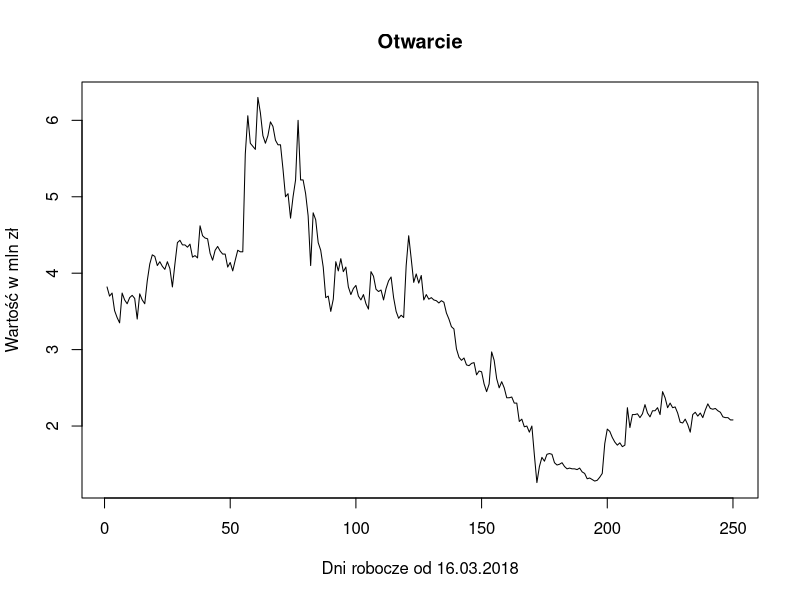
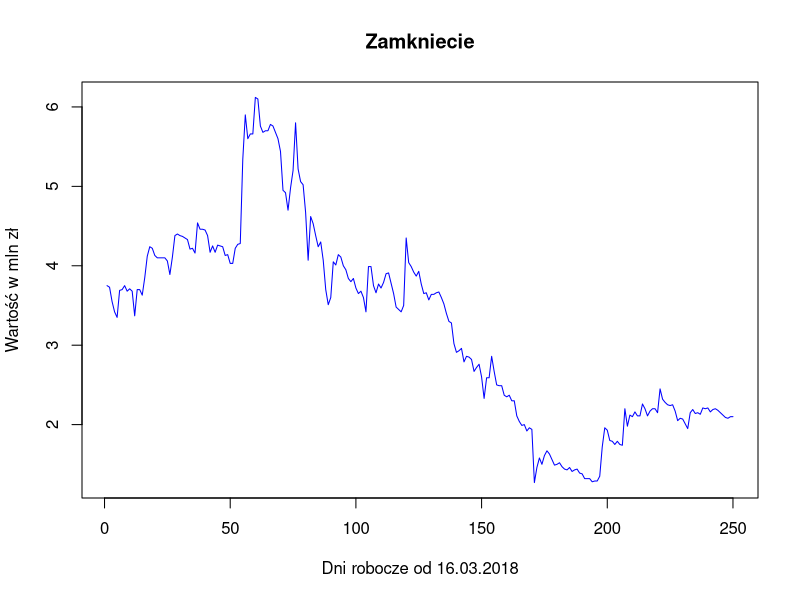
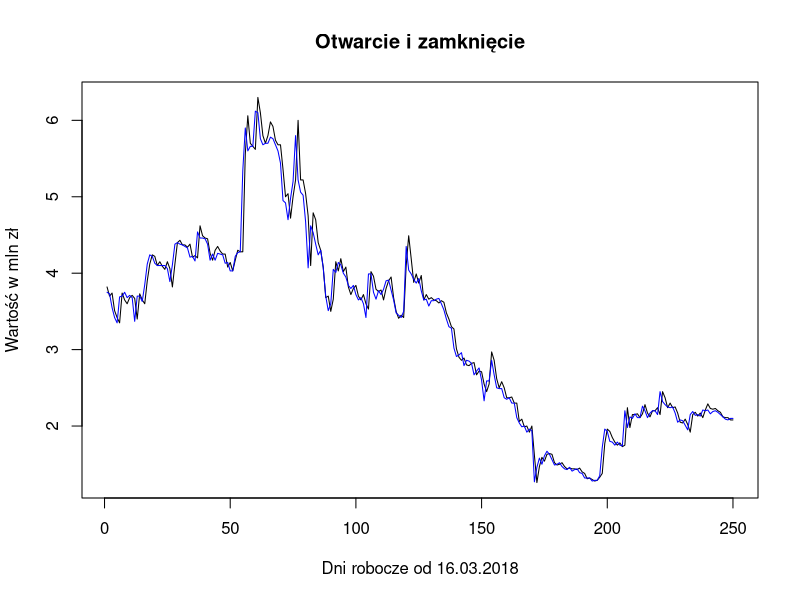
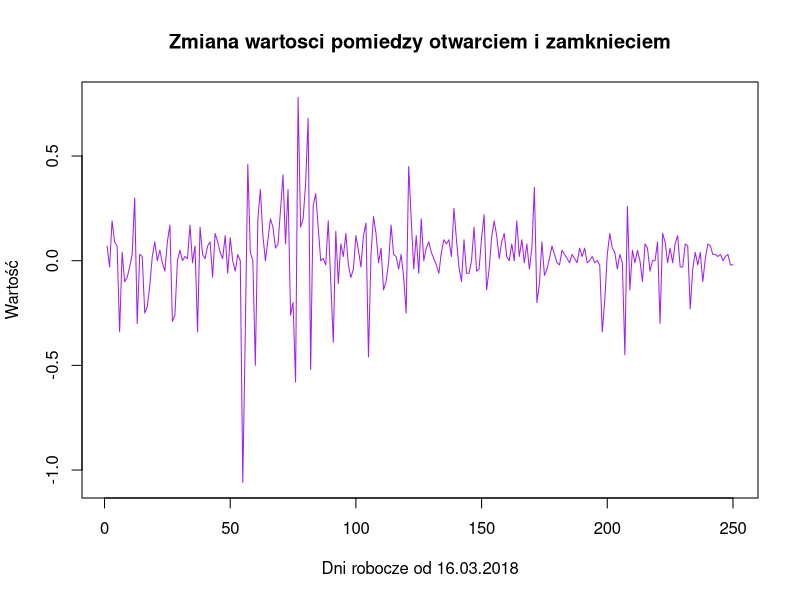
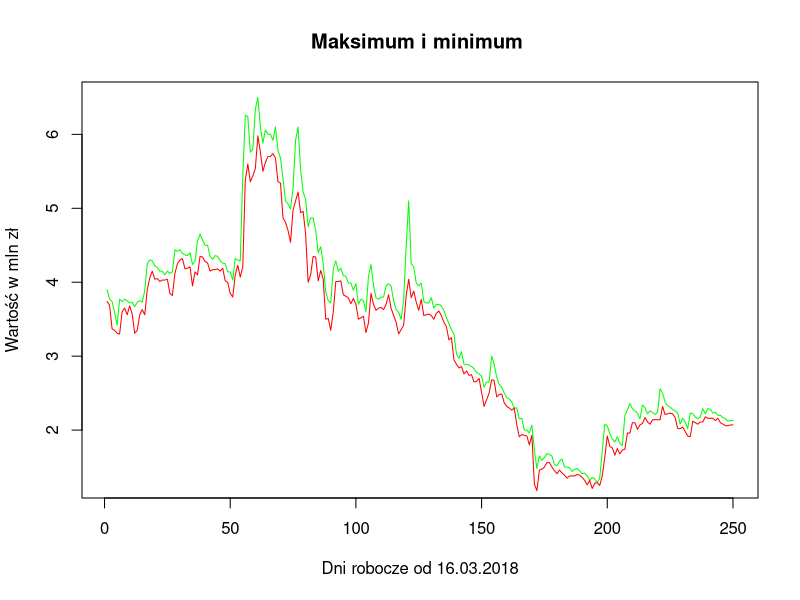
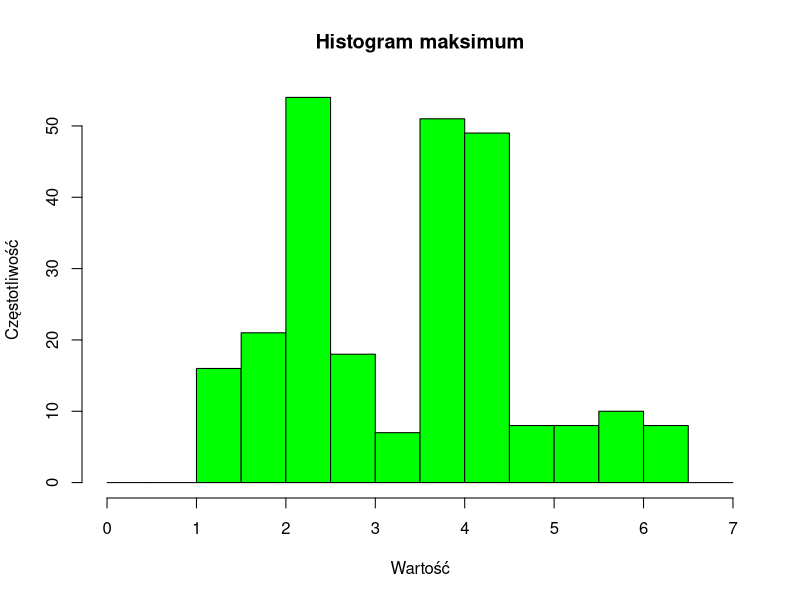
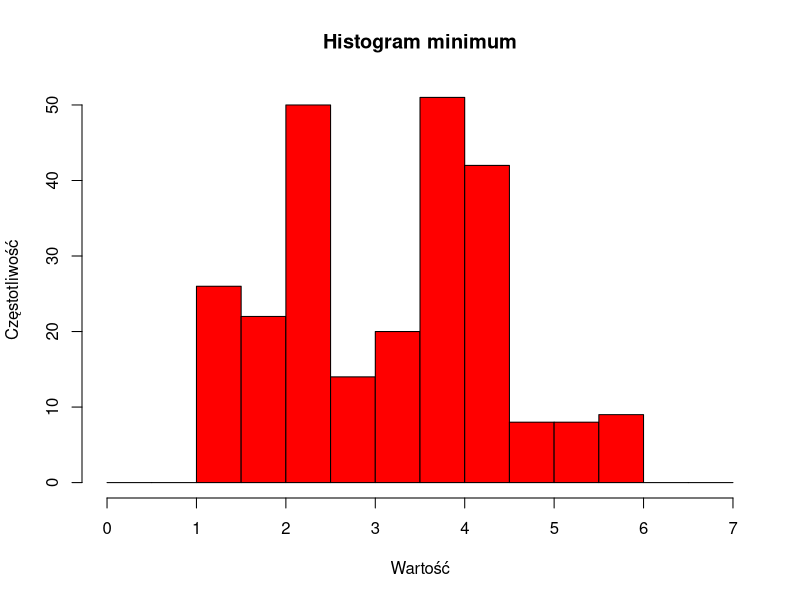
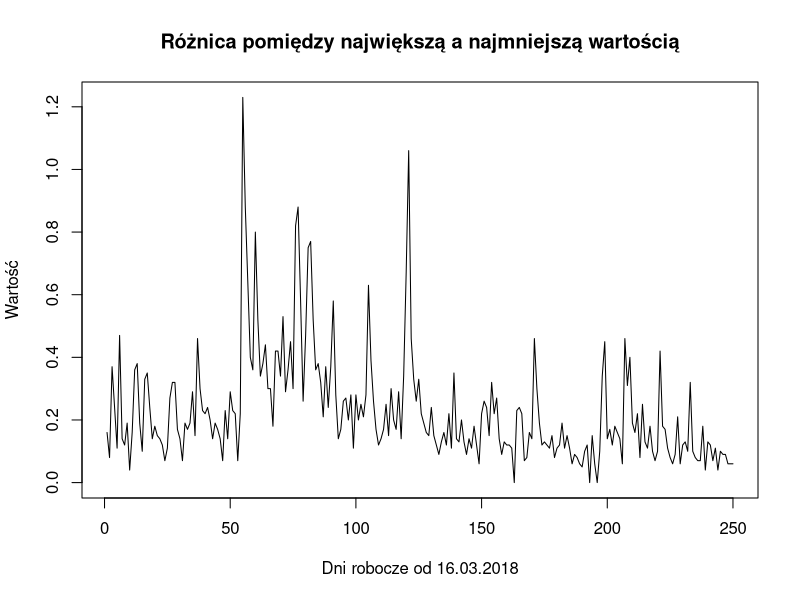

Write R code to recreate these figures, in order.
## ---- chunk 1
knitr::opts_chunk$set(echo = TRUE)
## ---- chunk 2
dgpw1 <- read.csv("GPW-VividGamesSA-dane.csv", col.names =c("Data","Otwarcie","Zamkniecie","Max","Min","Obrot_mln_zl","Zmiana_proc."))
head(dgpw1)
## ---- chunk 3
dgpw<-dgpw1[,2:5]
head(dgpw)
## ---- chunk 4
summary(dgpw)
## ---- chunk 5
x=250:1
  
wykres_otw=plot(x,dgpw$Otwarcie, type ="l", main="Otwarcie", xlab="Dni robocze od 16.03.2018", ylab="Wartość w mln zł")
plot(x,dgpw$Zamkniecie, type ="l",   main="Zamkniecie", xlab="Dni robocze od 16.03.2018", ylab="Wartość w mln zł", col="blue")
## ---- chunk 6
plot(x,dgpw$Otwarcie, type ="l", main="Otwarcie i zamknięcie", xlab="Dni robocze od 16.03.2018", ylab="Wartość w mln zł")
lines(x,dgpw$Zamkniecie, type ="l",  col="blue")
## ---- chunk 7
i=1
otw=dgpw$Otwarcie
zam=dgpw$Zamkniecie
zmiana=rep(0,250)
for(i in 1:250){
  zmiana[i]=otw[i]-zam[i]
}
plot(x,zmiana, type="l", main="Zmiana wartosci pomiedzy otwarciem i zamknieciem", xlab="Dni robocze od 16.03.2018", ylab="Wartość", col="purple")
## ---- chunk 8
plot(x,dgpw$Max, type ="l", main="Maksimum i minimum ", xlab="Dni robocze od 16.03.2018", ylab="Wartość w mln zł", col="green")
lines(x,dgpw$Min, type ="l",  col="red")
## ---- chunk 9
hist(dgpw$Max, main="Histogram maksimum", xlab="Wartość", ylab="Częstotliwość", col="green", breaks=c(0,0.5,1,1.5,2,2.5,3,3.5,4,4.5,5,5.5,6,6.5,7) )
hist(dgpw$Min, main="Histogram minimum", xlab="Wartość", ylab="Częstotliwość", col="red", breaks=c(0,0.5,1,1.5,2,2.5,3,3.5,4,4.5,5,5.5,6,6.5,7) )
## ---- chunk 10
i=1
Maxi=dgpw$Max
Mini=dgpw$Min
roznica=rep(0,250)
for(i in 1:250){
  roznica[i]=Maxi[i]-Mini[i]
}
plot(x,roznica, type="l", main="Różnica pomiędzy największą a najmniejszą wartością", xlab="Dni robocze od 16.03.2018", ylab="Wartość")
## ---- chunk 11
boxplot(dgpw$Otwarcie,dgpw$Zamkniecie,dgpw$Max,dgpw$Min, names=c("Otwarcie","Zamkniecie","Maksimum","Minimum"), col=rainbow(5))
## ---- chunk 12
dgpw2 <- read.csv("GPW-VividGamesSA-dane.csv", col.names =c("Data","Otwarcie","Zamkniecie","Max","Min","Obrot_mln_zl","Zmiana_proc."))
x=length(dgpw2$Data):1
 plot(x,dgpw2$Otwarcie,'p',col="red", xlab="Dni robocze", ylab="Cena otwarcia");
 reg <- lm(dgpw2$Otwarcie~x);
 abline(reg)
## ---- chunk 13
summary(reg)
## ---- chunk 14
blad_sredniokwad <- function(zbior, pred) 
    { n=length(pred)
    i=1
    suma=0
    blad=0
    for(i in 1:n){ 
      l=pred$fitted.values[i]
      blad[i]=(zbior[i]-l)^2
    suma=suma+blad[i]
      }
   return(suma/n)
    }

Statystyka_theila <- function(zbior, pred) 
    {
    
    n=length(pred)
    i=1
    sumalicz=0
    sumamian=0
    roz=0
    for(i in 1:n){ 
      l=pred$fitted.values[i]
      
      roz[i]=(zbior[i+1]-l)^2
    sumalicz=sumalicz+roz[i]
    sumamian=sumamian+l^2
      }
   iloraz=sumalicz/sumamian
   return(iloraz)
}



## ---- chunk 15
dl=length(dgpw2$Otwarcie)
n0=1:dl
otwarcie=dgpw2$Otwarcie
model=lm(otwarcie~n0)

plot(predict(model),main="predykcja w oparciu o dane z ostatniego roku", xlab="dni", ylab="cena otwarcia")
## ---- chunk 16
blad_sredniokwad(dgpw$Otwarcie,model)
## ---- chunk 17
Statystyka_theila(dgpw$Otwarcie,model)
## ---- chunk 18
n=90
otwarcie2=dgpw2$Otwarcie[1:n]
x2=1:n
model90=lm(otwarcie2~x2)
plot(predict(model90),main="predykcja w oparciu o dane z ostatnich 90 dni", xlab="dni", ylab="cena otwarcia")
## ---- chunk 19
blad_sredniokwad(dgpw$Otwarcie,model90)
## ---- chunk 20
Statystyka_theila(dgpw$Otwarcie,model90)
## ---- chunk 21
n2=14
otwarcie3=dgpw2$Otwarcie[n2:1]
x2=1:n2
model14=lm(otwarcie3~x2)
plot(predict(model14),main="predykcja w oparciu o dane z ostatnich 14 dni", xlab="dni", ylab="cena otwarcia")
## ---- chunk 22
blad_sredniokwad(dgpw$Otwarcie,model14)
## ---- chunk 23
Statystyka_theila(dgpw$Otwarcie,model14)
